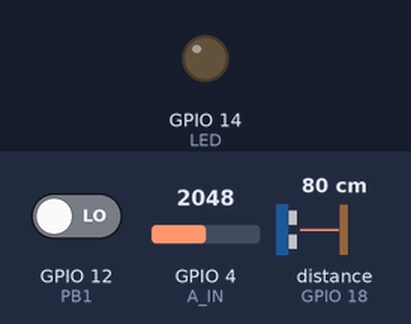
Recording of a sketch running on a simulated ESP32. On the bench: output pins drawn as LEDs (lit = HIGH). The test bench sets the inputs (shaded band); at power-on: GPIO 4 (A_IN) = 2048, GPIO 12 (PB1) LOW, distance to the obstacle (sensor on GPIO 18) 80 cm. The echo pulse lasts 58.3 µs per cm; pins used as bus, display or sensor lines are not drawn; what the sketch prints to the serial monitor is not drawn.

Above: at 0.1 s.
At 1.1 s:
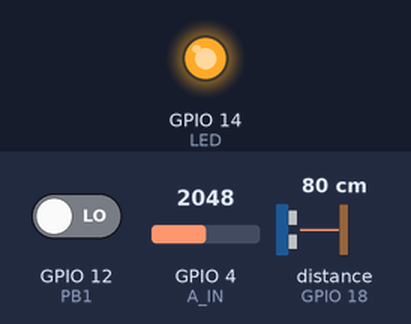
Timing chart, 0 to 2.6 s (numbered marks = the images above):
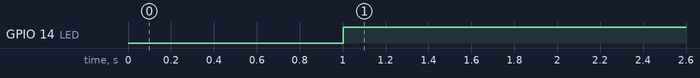

Measured:
- by itself, GPIO 14 (LED): LOW → HIGH at 1.0 s

The sketch:

emb_as3_jbm5.ino
```cpp
/* Embbeded Software - Assignment 3
 * This project was programmed for for the ESP32 microcontroller, it uses freeRTOS to run a series of tasks
 * based on the provided brief.
 *
 * -------
 *  BRIEF
 * -------
 * For this assignment the tasks created in assignment 2 were recreated to utilise the freeRTOS framework.
 * An additional requirement was added for this assignment, that being that in order for task 9 to print
 * the data, the button from task 2 must be pressed.
 * This the RTOS system must complete the following tasks at the related frequencies.
 * __________________________________________________________________________________________________________________________
 * |  Task  | Description                                                                       | Frequency   | Periodicity |
 * __________________________________________________________________________________________________________________________
 * |  1     | Output a (digital) watchdog waveform (with same length and period of the ‘Normal’ |     50Hz    |   20ms      |
 * |        | operation of SigB in Assignment 1). Timings should be within 5%.                  |             |             |
 * __________________________________________________________________________________________________________________________
 * |  2     | Monitor one digital input (to be connected to a pushbutton/switch or a signal     |     5Hz     |   200ms     |
 * |        | generator for students using Proteus).                                            |             |             |
 * ____\______________________________________________________________________________________________________________________
 * |  3     | Measure the frequency of a 3.3v square wave signal. The frequency will be in the  |     1Hz     |   1000ms    |
 * |        | range 500Hz to 1000Hz and the signal will be a standard square wave (50% duty     |             |             |
 * |        | cycle). Accuracy to 2.5% is acceptable.                                           |             |             |
 * __________________________________________________________________________________________________________________________
 * |  4     | Read one analogue input. The analogue input must be connected to a maximum of     |     24Hz    |   42ms      |
 * |        | 3.3V, using a potentiometer.                                                      |             |             |
 * __________________________________________________________________________________________________________________________
 * |  5     | Compute filtered analogue value, by averaging the last 4 readings.                |     24Hz    |   42ms      |
 * |        |                                                                                   |             |             |
 * __________________________________________________________________________________________________________________________
 * |  6     | Execute 1000 times the following instruction:                                     |     10Hz    |   100ms     |
 * |        | __asm__ __volatile__ ("nop");                                                     |             |             |
 * |        | The statement could be repeated using a single loop, or broken down into multiple |             |             |
 * |        | loops (e.g. to be executed in different slots of the cyclic executive).           |             |             |
 * __________________________________________________________________________________________________________________________
 * |  7     | Perform the following check:if (average_analogue_in > half of maximum range for   |     3Hz     |   333ms     |
 * |        | analogue input):                                                                  |             |             |
 * |        |     error_code = 1                                                                |             |             |
 * |        | else:                                                                             |             |             |
 * |        |     error_code = 0                                                                |             |             |
 * __________________________________________________________________________________________________________________________
 * |  8     | Visualise error_code using an LED.                                                |     3Hz     |   333ms     |
 * |        |                                                                                   |             |             |
 * __________________________________________________________________________________________________________________________
 * |  9     | Check is the push button is currently in it's pressed state, if it is log the     |     0.3Hz   |   5000ms    |
 * |        | following information every five (5) seconds (in comma separated                  |             |             |
 * |        | format, e.g. CSV) to the serial port:                                             |             |             |
 * |        |   - State of the digital input (pushbutton / switch);                             |             |             |
 * |        |   - Frequency value (Hz, as an integer);                                          |             |             |
 * |        |   - Filtered analogue input.                                                      |             |             |
 * __________________________________________________________________________________________________________________________
 */


// determine the number of cores availible
#if CONFIG_FREERTOS_UNICORE
#define ARDUINO_RUNNING_CORE 0
#else
#define ARDUINO_RUNNING_CORE 1
#endif

// pin assignments
#define LED 14          // Pin G14, Used to output error signal
#define WD 19           // Pin G19, Used to output the watchdog signal
#define PB1 12          // Pin G12, Used to read the state of a push button
#define A_IN 4          // Pin G4,  Used to read an analogue input signal
#define PULSE_IN 18     // Pin G18, Used to read a digital input signal

// Rate of task (ms)
/* while hz to ms gives 20.4, this
* has been rounded to 42 as the ESP32's
* freeRTOS tick rate is 1ms
*/
#define R_T1 20         // 50 Hz
#define R_T2 200        // 5 Hz
#define R_T3 1000       // 1 Hz
/* while hz to ms gives 41.666666...this
* has been rounded to 42 as the ESP32's
* freeRTOS tick rate is 1ms
*/
#define R_T4 42         // 24 Hz
#define R_T5 42         // 24 Hz
#define R_T6 100        // 10 Hz
/* while hz to ms gives 333.33333... this
* has been rounded to 333 as the ESP32's
* freeRTOS tick rate is 1ms
*/
#define R_T7 333        // 3 Hz
#define R_T8 333        // 3 Hz
#define R_T9 5000       // 0.2 Hz

// alternate to vtaskdelay that allows the delay to
// be defined using milliseconds rather than ticks
#define TaskDelay(x) vTaskDelay(x/portTICK_PERIOD_MS)

// prototype functions for tasks
void task_1(void *pvParameters);
void task_2(void *pvParameters);
void task_3(void *pvParameters);
void task_4(void *pvParameters);
void task_5(void *pvParameters);
void task_6(void *pvParameters);
void task_7(void *pvParameters);
void task_8(void *pvParameters);
void task_9(void *pvParameters);

// Defined Queue handles for analog signal
// and avaraged analogue signal queues
static QueueHandle_t analog_queue;
static QueueHandle_t average_queue;

// Mutex to protect the "data" struct variable
static SemaphoreHandle_t data_mut;

// error code variable for low analogue voltage check
volatile int error_code;

// Struct to collect all data to be output in task 9
struct Data
{
    bool button = false;
    int frequency = 0;
    float analog = 0;
} data;

// generate pulse of with 50us
void task_1(void *pvParameters)
{
    (void) pvParameters;
    for (;;)
    {
        digitalWrite(WD, HIGH);
        // 50 microsecond delay
        delayMicroseconds(50);
        digitalWrite(WD, LOW);

        // delays task for rate
        // before restarting
        TaskDelay(R_T1);
    }
}

// read input of a button on pin PB1
void task_2(void *pvParameters)
{
    (void) pvParameters;
    for (;;)
    {
        // Mutex protection statement
        // prevents memory access issues
        // attempts to take the mutex access token
        // only continues if the access token is availible
        if(xSemaphoreTake(data_mut, portMAX_DELAY) == pdTRUE){
            data.button = digitalRead(PB1);

            // return mutex access token
            xSemaphoreGive(data_mut);
        }

        // delays task for rate
        // before restarting
        TaskDelay(R_T2);
    }
}

// determine frequency of digital signal on pin PULSE_IN
void task_3(void *pvParameters)
{
    float duration = 0;

    (void) pvParameters;
    for (;;)
    {
        // Mutex protection statement
        // prevents memory access issues
        // attempts to take the mutex access token
        // only continues if the access token is availible
        if(xSemaphoreTake(data_mut, portMAX_DELAY) == pdTRUE){
            duration = pulseIn(PULSE_IN, LOW);
            data.frequency = 1000000.0 / (duration * 2);

            // return mutex access token
            xSemaphoreGive(data_mut);
        }

        // delays task for rate
        // before restarting
        TaskDelay(R_T3);
    }
}

// read analogue input on pin A_IN
void task_4(void *pvParameters)
{
    int x = 0;

    (void) pvParameters;
    for (;;)
    {
        x = analogRead(A_IN);
        xQueueSend(analog_queue, &x, 100);

        // delays task for rate
        // before restarting
        TaskDelay(R_T4);
    }
}

// Average last 4 analog input readings
void task_5(void *pvParameters)
{
    float analogs[4] = {0, 0, 0, 0};

    (void) pvParameters;
    for (;;)
    {
        int x = 0;
        float y = 0;

        if(xQueueReceive(analog_queue, &x, 100)){
            for (int i = 1; i < 4; i++)
            {
                analogs[i - 1] = analogs[i];
            }

            analogs[3] = x * (3.3 / 4095);
        }

        // Mutex protection statement
        // prevents memory access issues
        // attempts to take the mutex access token
        // only continues if the access token is availible
        if(xSemaphoreTake(data_mut, portMAX_DELAY) == pdTRUE){

            for (int i = 0; i < 4; i++)
            {
                y += analogs[i];
            }

            y = y / 4;

            data.analog = y;

            xQueueSend(average_queue, &y, 100);

            // return mutex access token
            xSemaphoreGive(data_mut);
        }

        // delays task for rate
        // before restarting
        TaskDelay(R_T5);
    }
}

// use "__asm__ __volatile__ ("nop");" 1000 times
void task_6(void *pvParameters)
{
    (void) pvParameters;
    for (;;)
    {
        for (int i = 0; i < 1000; i++)
        {
            __asm__ __volatile__("nop");
        }

        // delays task for rate
        // before restarting
        TaskDelay(R_T6);
    }
}

// determine error code based on average analogue reading
void task_7(void *pvParameters)
{
    (void) pvParameters;
    for (;;)
    {
        float x = 0;

        // tasks next item from average queue and assign is to variable x
        if (xQueueReceive(average_queue, &x, 100)){
            if ( x > (3.3 / 2))
            {
                error_code = 1;
            }
            else
            {
                error_code = 0;
            }
        }

        // delays task for rate
        // before restarting
        TaskDelay(R_T7);
    }
}

// light LED based on error code
void task_8(void *pvParameters)
{
    (void) pvParameters;
    for (;;)
    {
        digitalWrite(LED, error_code);

        // delays task for rate
        // before restarting
        TaskDelay(R_T8);
    }
}

// print; button PB1 state, Frequency of PULSE_IN, and average of alalogue input A_IN
// This data is presented in a CSV format
void task_9(void *pvParameters)
{
    (void) pvParameters;
    for (;;)
    {
        // Mutex protection statement
        // prevents memory access issues
        // attempts to take the mutex access token
        // only continues if the access token is availible
        if(xSemaphoreTake(data_mut, portMAX_DELAY) == pdTRUE){
            if (data.button == 1)
            {
                Serial.print(data.button);
                Serial.print(", \t\t\t");
                Serial.print(data.frequency);
                Serial.print(", \t\t");
                Serial.print(data.analog);
                Serial.print("\n");
            }

            // return mutex access token
            xSemaphoreGive(data_mut);
        }

        // delays task for rate
        // before restarting
        TaskDelay(R_T9);
    }
}

void setup()
{
    Serial.begin(115200);

    // setup pins
    pinMode(LED, OUTPUT);
    pinMode(WD, OUTPUT);
    pinMode(PB1, INPUT);
    pinMode(A_IN, INPUT);
    pinMode(PULSE_IN, INPUT);

    // header to assist with reading the CSV formatted output
    Serial.println("-------------------------------------");
    Serial.println("Switch, \tFrequency, \tInput");
    Serial.println("-------------------------------------");

    //setup mutex in order to protect the "data" struct
    data_mut = xSemaphoreCreateMutex();

    //setup queues for analog readings and averaged analogue readings
    analog_queue = xQueueCreate(1, sizeof(float));
    average_queue = xQueueCreate(1, sizeof(float));

    // setup freeRTOS tasks for each of the task functions
    /* xTaskCreate(
    *       task function,
    *       name for debugging purposes,
    *       stack size,
    *       pvParamer
    */

    xTaskCreate(
        task_1,
        "task 1",
        512,
        NULL,
        4,
        NULL);

    xTaskCreate(
        task_2,
        "task 2",
        512,
        NULL,
        3,
        NULL);

    xTaskCreate(
        task_3,
        "task 3",
        1024,
        NULL,
        3,
        NULL);

    xTaskCreate(
        task_4,
        "task 4",
        1024,
        NULL,
        2,
        NULL);

    xTaskCreate(
        task_5,
        "task 5",
        1024,
        NULL,
        1,
        NULL);

    xTaskCreate(
        task_6,
        "task 6",
        512,
        NULL,
        3,
        NULL);

    xTaskCreate(
        task_7,
        "task 7",
        1024,
        NULL,
        4,
        NULL);

    xTaskCreate(
        task_8,
        "task 8",
        512,
        NULL,
        3,
        NULL);

    xTaskCreate(
        task_9,
        "task 9",
        1024,
        NULL,
        4,
        NULL);
}

void loop(){}
```
